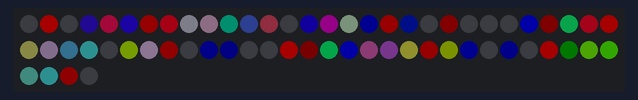
Bench run of a sketch on a simulated Arduino Nano, built with avr-gcc and run on an emulated ATmega328P. Shown: 64 RGB LEDs in strip order, left to right, continuing on the next row. Dim RGB values are drawn brighter than linear.

Above: at 0.1 s.

The sketch:

ws2812_8x8_animation.ino
```cpp
// Reads an 8x8 pixel frame stored in PROGMEM and displays it on a WS2812 (NeoPixel) matrix using FastLED; demonstrates how to add additional frames and cycle them for animations.
//
// Full tutorial: https://shillehtek.com/blogs/news/arduino-ws2812-matrix-pixel-art-animations
// Parts used: https://shillehtek.com/products/ws2812-8x8-led-matrix-arduino-esp32-raspberry-pi
//             https://shillehtek.com/products/arduino-nano-v3-presoldered-ch340g-atmega328p
//             https://shillehtek.com/products/shillehtek-universal-power-supply-module
// More examples: https://github.com/shillehbean/shillehtek-examples
//

#include <avr/pgmspace.h>   // store frames in flash with PROGMEM
#include "FastLED.h"

#define NUM_LEDS 64
#define DATA_PIN 9

CRGB leds[NUM_LEDS];

// One 8x8 frame from LCD Image Converter (64 x 24-bit colors)
const long frame1[] PROGMEM = {
  0x000000, 0xff0000, 0x000000, /* ... 64 values total ... */
};

void setup() {
  FastLED.addLeds<NEOPIXEL, DATA_PIN>(leds, NUM_LEDS);
  FastLED.setBrightness(40);
}

void loop() {
  for (int i = 0; i < NUM_LEDS; i++) {
    leds[i] = pgm_read_dword(&(frame1[i]));
  }
  FastLED.show();
  delay(500);
  // add frame2, frame3... and cycle them for animation
}
```
